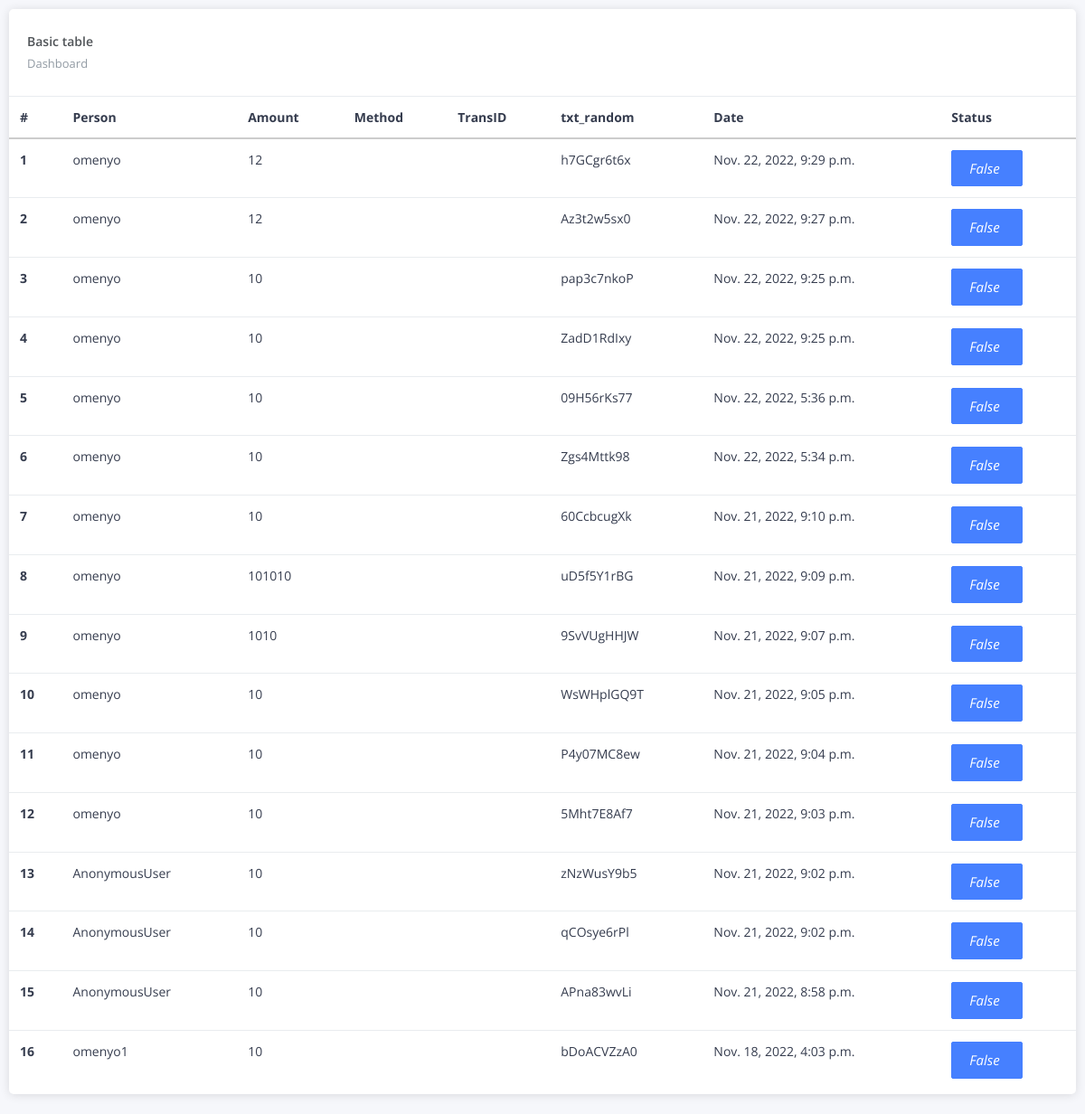
Screenshot of /deposit_table (signed in) with the database file from the repository.
### main/models.py (models this page shows, shortened)
class Deposit(models.Model):
	person = models.CharField(max_length=1000)
	amount= models.CharField(max_length=1000)
	txt_random=models.CharField(max_length=1000, default=1)
	date_deposit =models.DateTimeField(default=datetime.datetime.today)
	status=models.BooleanField(default=False)
	class Meta:
		ordering = ('-date_deposit', )

### main/views.py (the view)
# urls.py: path('deposit_table', views.deposit_table, name='deposit_table'),
@staff_member_required
def deposit_table(request):
    deposits= Deposit.objects.filter(status=False)
    context={'deposits':deposits}
    return render(request,'super.html',context)

### templates/super.html (shortened to what this page needs)
{% extends 'base2.html' %}
{% load static %}
{% load crispy_forms_tags %}
{% block body %}
<div class="pcoded">
    <div class="pcoded-inner-content">
        <div class="main-body">
            <div class="page-body">
                <div class="card">
                    <div class="card-header">
                        <h5>Basic table</h5>
                        <a href="/admin/"><span>Dashboard</span></a>
                        <div class="card-header-right">    <ul class="list-unstyled card-option">        <li><i class="icofont icofont-simple-left "></i></li>        </ul></div>
                    </div>
                    <div class="card-block table-border-style">
                        <div class="table-responsive">
                            <table class="table">
                                <thead>
                                    <tr>
                                        <th>#</th>
                                        <th>Person</th>
                                        <th>Amount</th>
                                        <th>Method</th>
                                        <th>TransID</th>
                                        <th>txt_random</th>
                                        <th>Date</th>
                                        <th>Status</th>
                                    </tr>
                                </thead>
                                <tbody>
                                    {% for brand in deposits %}
                                    <tr>
                                        <th scope="row">{{ forloop.counter }}</th>
                                        <td>{{ brand.person }}</td>
                                        <td>{{ brand.amount }}</td>
                                        <td>{{ brand.method.name }}</td>
                                        <td>{{ brand.transID }}</td>
                                        <td>{{ brand.txt_random }}</td>
                                        <td>{{ brand.date_deposit }}</td>
                                        <td><a href="{% url 'deposit_update' brand.id %}" class="btn btn-primary">
                                        <i class="fa fa-edit">{{ brand.status }}</i>
                                        </a></td>
                                    </tr>
                                    {% endfor %}
                                </tbody>
                            </table>
                        </div>
                    </div>
                </div>
{% endblock %}

### rows the page displays
Deposit: person "omenyo", amount "12", txt_random "h7GCgr6t6x", date_deposit "Nov. 22, 2022, 9:29 p.m.", status "False"
Deposit: person "omenyo", amount "12", txt_random "Az3t2w5sx0", date_deposit "Nov. 22, 2022, 9:27 p.m.", status "False"
Deposit: person "omenyo", amount "10", txt_random "pap3c7nkoP", date_deposit "Nov. 22, 2022, 9:25 p.m.", status "False"
Deposit: person "omenyo", amount "10", txt_random "ZadD1RdIxy", date_deposit "Nov. 22, 2022, 9:25 p.m.", status "False"
Deposit: person "omenyo", amount "10", txt_random "09H56rKs77", date_deposit "Nov. 22, 2022, 5:36 p.m.", status "False"
Deposit: person "omenyo", amount "10", txt_random "Zgs4Mttk98", date_deposit "Nov. 22, 2022, 5:34 p.m.", status "False"
Deposit: person "omenyo", amount "10", txt_random "60CcbcugXk", date_deposit "Nov. 21, 2022, 9:10 p.m.", status "False"
Deposit: person "omenyo", amount "101010", txt_random "uD5f5Y1rBG", date_deposit "Nov. 21, 2022, 9:09 p.m.", status "False"
Deposit: person "omenyo", amount "1010", txt_random "9SvVUgHHJW", date_deposit "Nov. 21, 2022, 9:07 p.m.", status "False"
Deposit: person "omenyo", amount "10", txt_random "WsWHplGQ9T", date_deposit "Nov. 21, 2022, 9:05 p.m.", status "False"
Deposit: person "omenyo", amount "10", txt_random "P4y07MC8ew", date_deposit "Nov. 21, 2022, 9:04 p.m.", status "False"
Deposit: person "omenyo", amount "10", txt_random "5Mht7E8Af7", date_deposit "Nov. 21, 2022, 9:03 p.m.", status "False"
Deposit: person "AnonymousUser", amount "10", txt_random "zNzWusY9b5", date_deposit "Nov. 21, 2022, 9:02 p.m.", status "False"
Deposit: person "AnonymousUser", amount "10", txt_random "qCOsye6rPl", date_deposit "Nov. 21, 2022, 9:02 p.m.", status "False"
Deposit: person "AnonymousUser", amount "10", txt_random "APna83wvLi", date_deposit "Nov. 21, 2022, 8:58 p.m.", status "False"
Deposit: person "omenyo1", amount "10", txt_random "bDoACVZzA0", date_deposit "Nov. 18, 2022, 4:03 p.m.", status "False"
